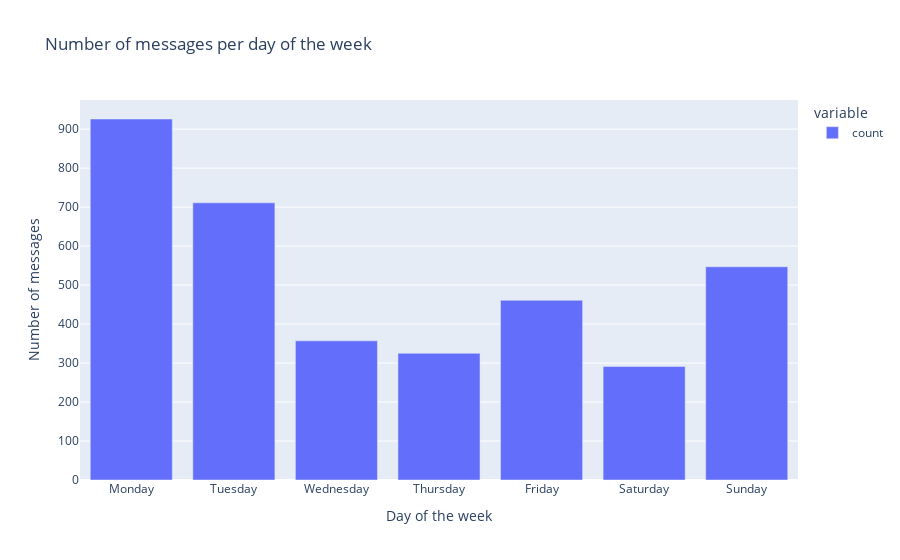

Source (notebook cell):
### Code cell
# Plot number of messages per day of the week
fig = px.bar(ds_data['day_of_week'].value_counts(), title='Number of messages per day of the week')
fig.update_layout(xaxis_title='Day of the week', yaxis_title='Number of messages')
fig.update_xaxes(categoryorder='array', categoryarray=['Monday', 'Tuesday', 'Wednesday', 'Thursday', 'Friday', 'Saturday', 'Sunday'])
fig.show()

### Figure 1 — Plotly figure (JSON) as saved in the notebook; plotly's stock layout.template omitted (floating-point values rounded to 4 significant figures)
{"data": [{"alignmentgroup": "True", "hovertemplate": "variable=count<br>day_of_week=%{x}<br>value=%{y}<extra></extra>", "legendgroup": "count", "marker": {"color": "#636efa", "pattern": {"shape": ""}}, "name": "count", "offsetgroup": "count", "orientation": "v", "showlegend": true, "textposition": "auto", "type": "bar", "x": ["Monday", "Tuesday", "Sunday", "Friday", "Wednesday", "Thursday", "Saturday"], "xaxis": "x", "y": [926, 711, 547, 461, 357, 325, 291], "yaxis": "y"}], "layout": {"barmode": "relative", "legend": {"title": {"text": "variable"}, "tracegroupgap": 0}, "title": {"text": "Number of messages per day of the week"}, "xaxis": {"anchor": "y", "categoryarray": ["Monday", "Tuesday", "Wednesday", "Thursday", "Friday", "Saturday", "Sunday"], "categoryorder": "array", "domain": [0, 1], "title": {"text": "Day of the week"}}, "yaxis": {"anchor": "x", "domain": [0, 1], "title": {"text": "Number of messages"}}}}
